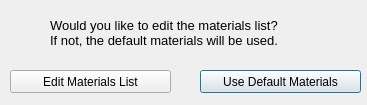
<?xml version="1.0" encoding="UTF-8"?>
<ui version="4.0">
 <class>Dialog</class>
 <widget class="QDialog" name="Dialog">
  <property name="geometry">
   <rect>
    <x>0</x>
    <y>0</y>
    <width>367</width>
    <height>105</height>
   </rect>
  </property>
  <property name="windowTitle">
   <string>Edit Materials</string>
  </property>
  <widget class="QPushButton" name="btn_default_materials">
   <property name="geometry">
    <rect>
     <x>200</x>
     <y>70</y>
     <width>161</width>
     <height>23</height>
    </rect>
   </property>
   <property name="text">
    <string>Use Default Materials</string>
   </property>
   <property name="default">
    <bool>true</bool>
   </property>
  </widget>
  <widget class="QPushButton" name="btn_edit_materials">
   <property name="geometry">
    <rect>
     <x>10</x>
     <y>70</y>
     <width>161</width>
     <height>23</height>
    </rect>
   </property>
   <property name="text">
    <string>Edit Materials List</string>
   </property>
  </widget>
  <widget class="QLabel" name="label">
   <property name="geometry">
    <rect>
     <x>50</x>
     <y>10</y>
     <width>291</width>
     <height>31</height>
    </rect>
   </property>
   <property name="text">
    <string>&lt;html&gt;&lt;head/&gt;&lt;body&gt;&lt;p&gt;&lt;span style=&quot; font-size:10pt;&quot;&gt;Would you like to edit the materials list?&lt;/span&gt;&lt;/p&gt;&lt;/body&gt;&lt;/html&gt;</string>
   </property>
  </widget>
  <widget class="QLabel" name="label_2">
   <property name="geometry">
    <rect>
     <x>50</x>
     <y>30</y>
     <width>321</width>
     <height>21</height>
    </rect>
   </property>
   <property name="text">
    <string>&lt;html&gt;&lt;head/&gt;&lt;body&gt;&lt;p&gt;&lt;span style=&quot; font-size:10pt;&quot;&gt;If not, the default materials will be used.&lt;/span&gt;&lt;/p&gt;&lt;/body&gt;&lt;/html&gt;</string>
   </property>
  </widget>
 </widget>
 <resources/>
 <connections/>
</ui>
